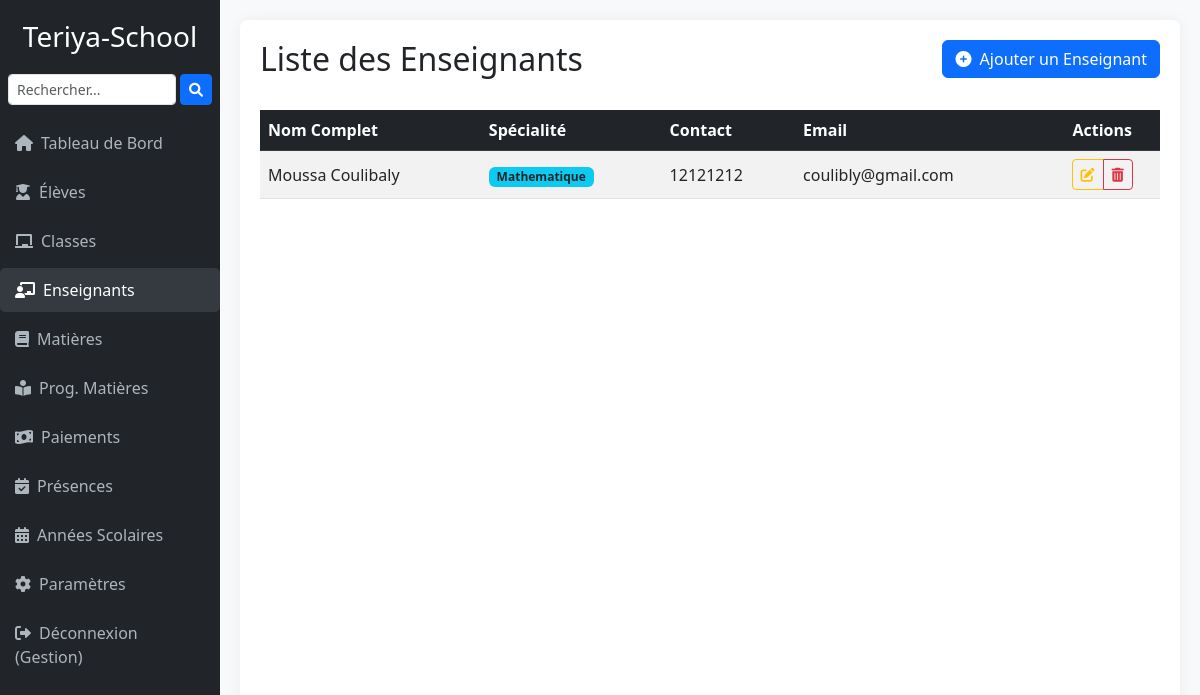
Page /enseignants/ (signed in) on the committed database.
### dashboard/models.py (models this page shows, shortened)
class Profile(models.Model):
    user = models.OneToOneField(User, on_delete=models.CASCADE)
    ecole = models.ForeignKey("EcoleSettings", on_delete=models.CASCADE, null=True, blank=True)

class EcoleSettings(models.Model):
    ministere = models.CharField(
        max_length=255,
        blank=True,
        null=True,
        verbose_name="Ministère de Tutelle",
        help_text="Exemple : Ministère de l’Éducation Nationale"
    )
    academie = models.CharField(
        max_length=255,
        blank=True,
        null=True,
        verbose_name="Académie / Inspection",
        help_text="Exemple : Académie de Bamako Rive Droite"
    )
    commune = models.CharField(
        max_length=255,
        blank=True,
        null=True,
        verbose_name="Commune",
        help_text="Exemple : Commune IV du District de Bamako"
    )
    nom_etablissement = models.CharField(
        max_length=255,
        verbose_name="Nom de l'Établissement"
    )
    adresse_etablissement = models.CharField(
        max_length=255,
        blank=True,
        null=True,
        verbose_name="Adresse"
    )
    telephone = models.CharField(
        max_length=50,
        blank=True,
        null=True,
        verbose_name="Téléphone de l'Établissement"
    )
    email_contact = models.EmailField(
        blank=True,
        null=True,
        verbose_name="Email de Contact"
    )
    site_web = models.URLField(
        blank=True,
        null=True,
        verbose_name="Site Web"
    )
    code_etablissement = models.CharField(
        max_length=50,
        blank=True,
        null=True,
        unique=True,  # ✅ Chaque école doit avoir un code unique
        verbose_name="Code de l'Établissement",
        help_text="Code attribué par le ministère ou la direction académique"
    )
    logo = models.ImageField(
        upload_to='settings/assets/',
        blank=True,
        null=True,
        verbose_name="Logo de l'École"
    )
    cachet_admin = models.ImageField(
        upload_to='settings/assets/',
        blank=True,
        null=True,
        verbose_name="Cachet (Sceau) de l'Administration"
    )
    signature_directeur = models.ImageField(
        upload_to='settings/assets/',
        blank=True,
        null=True,
        verbose_name="Signature du Directeur/Responsable"
    )
    titre_signataire = models.CharField(
        max_length=100,
        default='Le Directeur',
        verbose_name="Titre du Signataire"
    )
    nom_signataire = models.CharField(
        max_length=255,
        blank=True,
        null=True,
        verbose_name="Nom du Signataire",
        help_text="Nom du directeur ou responsable signataire"
    )
    date_mise_a_jour = models.DateTimeField(
        auto_now=True,
        verbose_name="Dernière mise à jour"
    )
    class Meta:
        verbose_name = "École"
        verbose_name_plural = "Écoles"
        ordering = ['nom_etablissement']
    date_fin_essai = models.DateTimeField(
        blank=True,
        null=True,
        verbose_name="Fin de la période d'essai gratuite"
    )
    est_active = models.BooleanField(
        default=True,
        verbose_name="École active",
        help_text="Indique si l'école peut utiliser le système"
    )
    def periode_essai_expiree(self):
        return self.date_fin_essai and timezone.now() > self.date_fin_essai

class Enseignant(models.Model):
    ecole = models.ForeignKey(
     'EcoleSettings',
     on_delete=models.CASCADE,
     verbose_name="École",
     default=1,
     related_name='enseignants')  # <-- ajoute ce related_name
    user = models.OneToOneField(User, on_delete=models.CASCADE, null=True, blank=True, verbose_name="Utilisateur Django")
    nom = models.CharField(max_length=100, verbose_name="Nom")
    prenom = models.CharField(max_length=100, verbose_name="Prénom")
    contact = models.CharField(max_length=50, blank=True, null=True, verbose_name="Contact Téléphonique")
    email = models.EmailField(blank=True, null=True, verbose_name="Adresse Email")
    specialite = models.CharField(max_length=100, blank=True, null=True, verbose_name="Spécialité/Matière principale")
    class Meta:
        verbose_name = "Enseignant"
        verbose_name_plural = "Enseignants"
        ordering = ['nom', 'prenom']

### dashboard/views.py (the view)
# urls.py: path('enseignants/', views.liste_enseignants, name='liste_enseignants'),
@login_required
def liste_enseignants(request):
    ecole = (
        getattr(getattr(request.user, 'enseignant', None), 'ecole', None)
        or getattr(getattr(request.user, 'profile', None), 'ecole', None)
        or (EcoleSettings.objects.first() if request.user.is_superuser else None)
    )
    if not ecole:
        messages.error(request, "Vous n'êtes associé à aucune école.")
        return redirect('dashboard_accueil')
    enseignants = Enseignant.objects.filter(ecole=ecole).order_by('nom', 'prenom')
    return render(request, 'dashboard/enseignants/liste_enseignants.html', {'enseignants': enseignants, 'ecole': ecole})

### dashboard/templates/dashboard/enseignants/liste_enseignants.html (shortened to what this page needs)
{% extends 'dashboard/base.html' %}
{% block content %}
<div class="d-flex justify-content-between align-items-center mb-4 flex-wrap">
    <h2 class="mb-2">Liste des Enseignants</h2>
    <a href="{% url 'creer_enseignant' %}" class="btn btn-primary mb-2">
        <i class="fas fa-plus-circle me-1"></i> Ajouter un Enseignant
    </a>
</div>
<div class="table-responsive">
    <table class="table table-striped table-hover align-middle">
        <thead class="table-dark">
            <tr>
                <th>Nom Complet</th>
                <th>Spécialité</th>
                <th>Contact</th>
                <th>Email</th>
                <th class="text-center">Actions</th>
            </tr>
        </thead>
        <tbody>
            {% for enseignant in enseignants %}
                <tr>
                    <td>{{ enseignant.prenom }} {{ enseignant.nom }}</td>
                    <td>
                        {% if enseignant.specialite %}
                            <span class="badge bg-info text-dark">{{ enseignant.specialite }}</span>
                        {% else %}
                            <span class="text-muted">N/A</span>
                        {% endif %}
                    </td>
                    <td>{{ enseignant.contact|default:"N/A" }}</td>
                    <td>{{ enseignant.email|default:"N/A" }}</td>
                    <td class="text-center">
                        <div class="btn-group" role="group">
                            <a href="{% url 'modifier_enseignant' enseignant.pk %}" class="btn btn-outline-warning btn-sm" data-bs-toggle="tooltip" title="Modifier">
                                <i class="fas fa-edit"></i>
                            </a>
                            <a href="{% url 'supprimer_enseignant' enseignant.pk %}" class="btn btn-outline-danger btn-sm" data-bs-toggle="tooltip" title="Supprimer">
                                <i class="fas fa-trash-alt"></i>
                            </a>
                        </div>
                    </td>
                </tr>
            {% empty %}
                <tr>
                    <td colspan="5" class="text-center text-muted">Aucun enseignant enregistré pour le moment.</td>
                </tr>
            {% endfor %}
        </tbody>
    </table>
</div>
{% endblock %}

### dashboard/templates/dashboard/base.html (shortened to what this page needs)
<!DOCTYPE html>
<html lang="fr">
<head>
    <link href="https://cdn.jsdelivr.net/npm/bootstrap@5.3.0/dist/css/bootstrap.min.css" rel="stylesheet">
    <link rel="stylesheet" href="https://cdnjs.cloudflare.com/ajax/libs/font-awesome/6.0.0-beta3/css/all.min.css">
</head>
<body>
<div class="wrapper">
    <div class="sidebar">
        <h3>
            {% if request.user.profile.ecole %}
                {{ request.user.profile.ecole.nom_etablissement }}
            {% else %}
                Gestion Multi-École
            {% endif %}
        </h3>
    <form method="get" action="{% url 'recherche_etudiants_globale' %}" class="d-flex mb-3 px-2">
        <input type="text" name="q" class="form-control form-control-sm me-1" placeholder="Rechercher..." required>
        <button type="submit" class="btn btn-sm btn-primary"><i class="fas fa-search"></i></button>
    </form>
        <ul class="nav flex-column">
            <li class="nav-item">
                <a class="nav-link {% if request.resolver_match.url_name == 'dashboard_accueil' %}active{% endif %}" href="{% url 'dashboard_accueil' %}">
                    <i class="fas fa-home me-2"></i>Tableau de Bord
                </a>
            </li>
            <li class="nav-item">
                <a class="nav-link {% if 'etudiant' in request.resolver_match.url_name %}active{% endif %}" href="{% url 'liste_etudiants' %}">
                    <i class="fas fa-user-graduate me-2"></i>Élèves
                </a>
            </li>
            <li class="nav-item">
                <a class="nav-link {% if 'classe' in request.resolver_match.url_name %}active{% endif %}" href="{% url 'liste_classes' %}">
                    <i class="fas fa-chalkboard me-2"></i>Classes
                </a>
            </li>
            <li class="nav-item">
                <a class="nav-link {% if 'enseignant' in request.resolver_match.url_name %}active{% endif %}" href="{% url 'liste_enseignants' %}">
                    <i class="fas fa-chalkboard-teacher me-2"></i>Enseignants
                </a>
            </li>
            <li class="nav-item">
                <a class="nav-link {% if 'matiere' in request.resolver_match.url_name %}active{% endif %}" href="{% url 'liste_matieres' %}">
                    <i class="fas fa-book me-2"></i>Matières
                </a>
            </li>
            <li class="nav-item">
                <a class="nav-link {% if 'programme_matiere' in request.resolver_match.url_name %}active{% endif %}" href="{% url 'liste_programmes_matiere' %}">
                    <i class="fas fa-book-reader me-2"></i>Prog. Matières
                </a>
            </li>
            <li class="nav-item">
                <a class="nav-link {% if 'paiement' in request.resolver_match.url_name %}active{% endif %}" href="{% url 'liste_paiements_par_classe_etudiant' %}">
                    <i class="fas fa-money-bill-wave me-2"></i>Paiements
                </a>
            </li>
            <li class="nav-item">
                <a class="nav-link {% if 'presence' in request.resolver_match.url_name %}active{% endif %}" href="{% url 'liste_presences' %}">
                    <i class="fas fa-calendar-check me-2"></i>Présences
                </a>
            </li>
            <li class="nav-item">
                <a class="nav-link {% if 'annee_scolaire' in request.resolver_match.url_name %}active{% endif %}" href="{% url 'liste_annees_scolaires' %}">
                    <i class="fas fa-calendar-alt me-2"></i>Années Scolaires
                </a>
            </li>
            <li class="nav-item">
                <a class="nav-link {% if request.resolver_match.url_name == 'ecole_settings' %}active{% endif %}" href="{% url 'ecole_settings' %}">
                    <i class="fas fa-cog me-2"></i>Paramètres
                </a>
            </li>
            {% if user.is_authenticated %}
            <li class="nav-item mt-auto">
                <a class="nav-link" href="{% url 'logout' %}">
                    <i class="fas fa-sign-out-alt me-2"></i>Déconnexion ({{ user.username }})
                </a>
            </li>
            {% endif %}
        </ul>
    </div>
    <div class="main-content">
        <div class="content">
            {% block content %}{% endblock %}
        </div>
    </div>
</div>
</body>
</html>

### dashboard/templates/dashboard/base.html (style rules this page uses)
html, body { height: 100%; margin: 0; padding: 0; overflow: hidden; font-family: 'Segoe UI', Tahoma, Geneva, Verdana, sans-serif; background-color: #f8f9fa; }
.wrapper { display: flex; height: 100%; }
.sidebar { background-color: #212529; color: white; width: 220px; padding-top: 20px; flex-shrink: 0; display: flex; flex-direction: column; overflow-y: auto; }
.sidebar h3 { color: #fff; text-align: center; margin-bottom: 20px; }
.sidebar .nav-link { color: #adb5bd; padding: 10px 15px; margin-bottom: 5px; border-radius: 5px; }
.sidebar .nav-link:hover, .sidebar .nav-link.active { background-color: #343a40; color: white; }
.main-content { flex: 1; display: flex; flex-direction: column; padding: 20px; overflow: hidden; }
.content { flex: 1; background-color: #fff; border-radius: 8px; padding: 20px; box-shadow: 0 0 15px rgba(0,0,0,0.05); overflow-y: auto; }

### rows in the picture
Enseignant: prenom "Moussa", nom "Coulibaly", specialite "Mathematique", contact "12121212", email "coulibly@gmail.com"

### other values in the picture
{{ request.user.profile.ecole.nom_etablissement }} "Teriya-School"
{{ user.username }} "Gestion"
